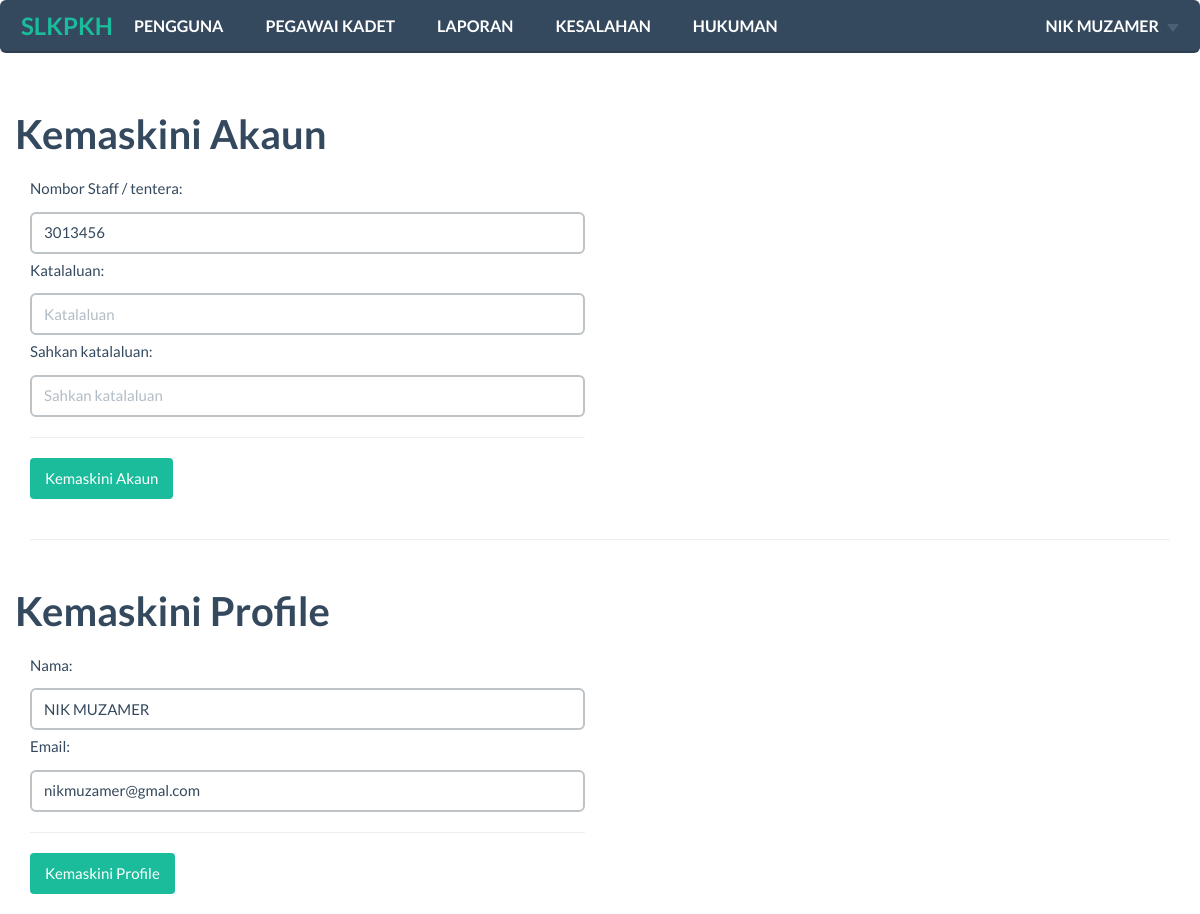
/panel/kb/edit_profile.php (signed in), run on the app's committed database.
### tables this page shows
CREATE TABLE `t142_akaun` (
  `f142idakaun` int(11) NOT NULL AUTO_INCREMENT,
  `f142noID` varchar(20) NOT NULL,
  `f142password` varchar(255) NOT NULL,
  `f142email` varchar(255) NOT NULL,
  `f142Name` varchar(255) NOT NULL,
  `f142idlevel` int(11) NOT NULL,
  `f142photo` varchar(255) DEFAULT NULL,
  `f142ipadd` varchar(255) DEFAULT NULL,
  `f142thupdate` date DEFAULT NULL,
  `f142updateby` varchar(255) DEFAULT NULL,
  `f142catatan` varchar(255) DEFAULT NULL,
  PRIMARY KEY (`f142idakaun`),
  UNIQUE KEY `f142noIC` (`f142noID`)
);

### panel/kb/edit_profile.php (the view, shortened to what this page needs)
<?php
$connection = mysqli_connect(DB_HOST,DB_USERNAME,DB_PASSWORD,DB_NAME);
  $idakaun = $_SESSION['MM_AkaunID'] ;
  $View_query = "SELECT * FROM `t142_akaun` where `f142idakaun`= '$idakaun'";
  $ViewRS = $connection->query($View_query);
  $row = mysqli_fetch_assoc($ViewRS);
?>
<!DOCTYPE html>
<html>
<head>
    <link href="../../css/vendor/bootstrap.min.css" rel="stylesheet">
    <link href="../../css/flat-ui.min.css" rel="stylesheet">
    <link href="../../css/custom.css" rel="stylesheet">
</head>
<body>
<?php include('navbar-admin.php'); ?>
      <div class="container">
        <div class="row">
        <h3>Kemaskini Akaun</h3>
        </div>
        <div class="row">
          <form method="post">
            <div class="col-xs-12 col-md-6">
          <div class="form-group">
            <label for="noid">Nombor Staff / tentera:</label>
            <input type="text" name="noid" value="<?php  echo $row['f142noID']; ?>" placeholder="Nombor tentera" class="form-control" />
            <label for="pass">Katalaluan:</label>
            <input type="password" name="pass" value="" placeholder="Katalaluan" class="form-control" />
            <label for="cpass">Sahkan katalaluan:</label>
            <input type="password" name="cpass" value="" placeholder="Sahkan katalaluan" class="form-control" />
            <hr>
            <input type="submit" name="submit" value="Kemaskini Akaun" class="btn btn-primary">
          </div>
        </div>
          </form>
        </div>
        <hr>
                <div class="row">
        <h3>Kemaskini Profile</h3>
        </div>
        <div class="row">
          <form method="post">
            <div class="col-xs-12 col-md-6">
          <div class="form-group">
            <label for="noid">Nama:</label>
            <input type="text" name="name" value="<?php  echo $row['f142Name']; ?>" placeholder="Nama" class="form-control" />
             <label for="noid">Email:</label>
            <input type="text" name="email" value="<?php  echo $row['f142email']; ?>" placeholder="Email" class="form-control" />
            <hr>
            <input type="submit" name="update" value="Kemaskini Profile" class="btn btn-primary">
          </div>
        </div>
          </form>
        </div>
      </div>
</body>
</html>

### data on the page
t142_akaun: noid "3013456", name "NIK MUZAMER", email "nikmuzamer@gmal.com"

### other printed values
$_SESSION['MM_UserName'] "NIK MUZAMER"
